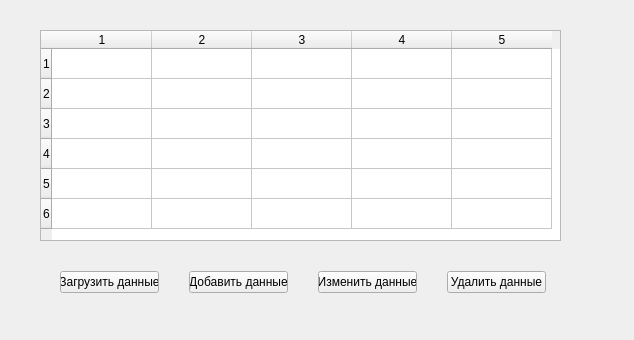
<?xml version="1.0" encoding="UTF-8"?>
<ui version="4.0">
 <class>MainWindow</class>
 <widget class="QMainWindow" name="MainWindow">
  <property name="geometry">
   <rect>
    <x>0</x>
    <y>0</y>
    <width>634</width>
    <height>340</height>
   </rect>
  </property>
  <property name="windowTitle">
   <string>MainWindow</string>
  </property>
  <widget class="QWidget" name="centralwidget">
   <widget class="QTableWidget" name="tableWidget">
    <property name="geometry">
     <rect>
      <x>40</x>
      <y>30</y>
      <width>521</width>
      <height>211</height>
     </rect>
    </property>
    <property name="rowCount">
     <number>6</number>
    </property>
    <property name="columnCount">
     <number>5</number>
    </property>
    <row/>
    <row/>
    <row/>
    <row/>
    <row/>
    <row/>
    <column/>
    <column/>
    <column/>
    <column/>
    <column/>
   </widget>
   <widget class="QWidget" name="">
    <property name="geometry">
     <rect>
      <x>60</x>
      <y>270</y>
      <width>486</width>
      <height>25</height>
     </rect>
    </property>
    <layout class="QHBoxLayout" name="horizontalLayout">
     <property name="spacing">
      <number>30</number>
     </property>
     <item>
      <widget class="QPushButton" name="pushButton">
       <property name="text">
        <string>Загрузить данные</string>
       </property>
      </widget>
     </item>
     <item>
      <widget class="QPushButton" name="Append">
       <property name="text">
        <string>Добавить данные</string>
       </property>
      </widget>
     </item>
     <item>
      <widget class="QPushButton" name="Edit">
       <property name="text">
        <string>Изменить данные</string>
       </property>
      </widget>
     </item>
     <item>
      <widget class="QPushButton" name="Delete">
       <property name="text">
        <string>Удалить данные</string>
       </property>
      </widget>
     </item>
    </layout>
   </widget>
  </widget>
 </widget>
 <resources/>
 <connections/>
</ui>
